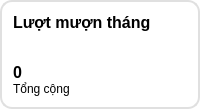
                 <widget class="QWidget" name="verticalWidget_14" native="true">
                  <property name="styleSheet">
                   <string notr="true">QWidget{background-color: #ffffff;
border: 2px solid #E0E0E0;
border-radius: 12px;
}
QLabel{
	border: 0px solid #E0E0E0;
}</string>
                  </property>
                  <layout class="QVBoxLayout" name="verticalLayout_19">
                   <property name="spacing">
                    <number>0</number>
                   </property>
                   <property name="leftMargin">
                    <number>13</number>
                   </property>
                   <property name="topMargin">
                    <number>13</number>
                   </property>
                   <property name="rightMargin">
                    <number>13</number>
                   </property>
                   <property name="bottomMargin">
                    <number>13</number>
                   </property>
                   <item>
                    <layout class="QHBoxLayout" name="horizontalLayout_11">
                     <item>
                      <widget class="QLabel" name="label_56">
                       <property name="font">
                        <font>
                         <family>Segoe UI</family>
                         <pointsize>12</pointsize>
                         <bold>true</bold>
                        </font>
                       </property>
                       <property name="text">
                        <string>Lượt mượn tháng</string>
                       </property>
                      </widget>
                     </item>
                     <item>
                      <widget class="QPushButton" name="pushButton_23">
                       <property name="maximumSize">
                        <size>
                         <width>39</width>
                         <height>39</height>
                        </size>
                       </property>
                       <property name="styleSheet">
                        <string notr="true">border: 0px;
border-radius: 0px;</string>
                       </property>
                       <property name="text">
                        <string/>
                       </property>
                       <property name="icon">
                        <iconset resource="resource.qrc">
                         <normaloff>:/icons/icons_/reshot-icon-borrow-book-GJM3PD62HZ.svg</normaloff>:/icons/icons_/reshot-icon-borrow-book-GJM3PD62HZ.svg</iconset>
                       </property>
                       <property name="iconSize">
                        <size>
                         <width>35</width>
                         <height>35</height>
                        </size>
                       </property>
                      </widget>
                     </item>
                    </layout>
                   </item>
                   <item>
                    <widget class="QLabel" name="label_58">
                     <property name="font">
                      <font>
                       <family>Segoe UI</family>
                       <pointsize>20</pointsize>
                      </font>
                     </property>
                     <property name="text">
                      <string/>
                     </property>
                    </widget>
                   </item>
                   <item>
                    <widget class="QLabel" name="tong_luot_muon_thang_label">
                     <property name="font">
                      <font>
                       <family>Segoe UI</family>
                       <pointsize>12</pointsize>
                       <bold>true</bold>
                      </font>
                     </property>
                     <property name="text">
                      <string>0</string>
                     </property>
                    </widget>
                   </item>
                   <item>
                    <widget class="QLabel" name="hh">
                     <property name="text">
                      <string>Tổng cộng</string>
                     </property>
                    </widget>
                   </item>
                  </layout>
                 </widget>
